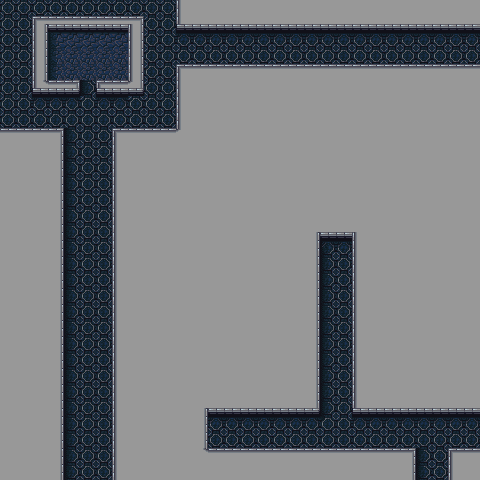

Below is a game level as drawn by its tile map, then a one-line description and the .tmx file that defines it, in full:
An orthogonal 30x30 tile map with 16x16 px tiles, 2 tile layers (Tile Layer 1, Tile Layer 2).

<map version="1.4" tiledversion="1.4.2" orientation="orthogonal" renderorder="right-down" width="30" height="30" tilewidth="16" tileheight="16" infinite="0" nextlayerid="3" nextobjectid="1">
 <tileset firstgid="1" source="Thracia_Castle.tsx" />
 <layer id="1" name="Tile Layer 1" width="30" height="30">
  <properties>
   <property name="Anims1" value="ThraciaCastleTileAnimationsID" />
   <property name="ChapterID" value="Ch1DraganaPrison" />
   <property name="Main" value="" />
   <property name="MapChangesID" value="Ch1DraganaPrisonMapChanges" />
   <property name="MapID" value="Ch1DraganaPrisonMap" />
   <property name="ObjectType" value="ThraciaCastleObjectID" />
   <property name="PaletteID" value="ThraciaCastlePaletteID" />
   <property name="TileConfig" value="ThraciaCastleMapchipConfigID" />
  </properties>
  <data encoding="csv">
943,943,943,943,943,943,943,943,943,943,943,353,354,354,354,354,354,354,354,354,354,354,354,354,354,354,354,354,354,354,
943,943,324,399,399,399,399,399,330,943,943,385,386,386,386,386,386,386,386,386,386,386,386,386,386,386,386,386,386,386,
943,943,363,974,975,975,975,975,363,943,943,911,911,911,911,911,911,911,911,911,911,911,911,911,911,911,911,911,911,911,
943,943,363,1006,1007,1007,1007,1007,363,943,943,943,943,943,943,943,943,943,943,943,943,943,943,943,943,943,943,943,943,943,
943,943,363,1006,1007,1007,1007,1007,363,943,943,321,322,322,322,322,322,322,322,322,322,322,322,322,322,322,322,322,322,322,
943,943,388,399,400,466,397,399,394,943,943,353,354,354,354,354,354,354,354,354,354,354,354,354,354,354,354,354,354,354,
943,943,911,911,911,911,911,911,943,943,943,353,354,354,354,354,354,354,354,354,354,354,354,354,354,354,354,354,354,354,
943,943,943,943,943,943,943,943,943,943,943,353,354,354,354,354,354,354,354,354,354,354,354,354,354,354,354,354,354,354,
322,322,322,323,942,943,943,321,322,322,322,365,354,354,354,354,354,354,354,354,354,354,354,354,354,354,354,354,354,354,
354,354,354,355,942,943,943,353,354,354,354,354,354,354,354,354,354,354,354,354,354,354,354,354,354,354,354,354,354,354,
354,354,354,355,942,943,943,353,354,354,354,354,354,354,354,354,354,354,354,354,354,354,354,354,354,354,354,354,354,354,
354,354,354,355,942,943,943,353,354,354,354,354,354,354,354,354,354,354,354,354,354,354,354,354,354,354,354,354,354,354,
354,354,354,355,942,943,943,353,354,354,354,354,354,354,354,354,354,354,354,354,354,354,354,354,354,354,354,354,354,354,
354,354,354,355,942,943,943,353,354,354,354,354,354,354,354,354,354,354,354,354,354,354,354,354,354,354,354,354,354,354,
354,354,354,355,942,943,943,353,354,354,354,354,354,354,354,354,354,354,354,335,386,386,333,354,354,354,354,354,354,354,
354,354,354,355,942,943,943,353,354,354,354,354,354,354,354,354,354,354,354,355,910,911,353,354,354,354,354,354,354,354,
354,354,354,355,942,943,943,353,354,354,354,354,354,354,354,354,354,354,354,355,942,943,353,354,354,354,354,354,354,354,
354,354,354,355,942,943,943,353,354,354,354,354,354,354,354,354,354,354,354,355,942,943,353,354,354,354,354,354,354,354,
354,354,354,355,942,943,943,353,354,354,354,354,354,354,354,354,354,354,354,355,942,943,353,354,354,354,354,354,354,354,
354,354,354,355,942,943,943,353,354,354,354,354,354,354,354,354,354,354,354,355,942,943,353,354,354,354,354,354,354,354,
354,354,354,355,942,943,943,353,354,354,354,354,354,354,354,354,354,354,354,355,942,943,353,354,354,354,354,354,354,354,
354,354,354,355,942,943,943,353,354,354,354,354,354,354,354,354,354,354,354,355,942,943,353,354,354,354,354,354,354,354,
354,354,354,355,942,943,943,353,354,354,354,354,354,354,354,354,354,354,354,355,942,943,353,354,354,354,354,354,354,354,
354,354,354,355,942,943,943,353,354,354,354,354,354,354,354,354,354,354,354,355,942,943,353,354,354,354,354,354,354,354,
354,354,354,355,942,943,943,353,354,354,354,354,354,354,354,354,354,354,354,355,942,943,353,354,354,354,354,354,354,354,
354,354,354,355,942,943,943,353,354,354,354,354,335,386,386,386,386,386,386,387,942,943,385,386,386,386,386,386,386,386,
354,354,354,355,942,943,943,353,354,354,354,354,355,911,911,911,911,911,911,911,912,943,911,911,911,911,911,911,911,911,
354,354,354,355,942,943,943,353,354,354,354,354,355,943,943,943,943,943,943,943,943,943,943,943,943,943,943,943,943,943,
354,354,354,355,942,943,943,353,354,354,354,354,367,322,322,322,322,322,322,322,322,322,322,322,322,323,942,943,321,322,
354,354,354,355,942,943,943,353,354,354,354,354,354,354,354,354,354,354,354,354,354,354,354,354,354,355,942,943,353,354
</data>
 </layer>
 <layer id="2" name="Tile Layer 2" width="30" height="30">
  <properties>
   <property name="Height" value="2" />
   <property name="ID" value="0" />
   <property name="Width" value="1" />
   <property name="X" value="5" />
   <property name="Y" value="5" />
  </properties>
  <data encoding="csv">
0,0,0,0,0,0,0,0,0,0,0,0,0,0,0,0,0,0,0,0,0,0,0,0,0,0,0,0,0,0,
0,0,0,0,0,0,0,0,0,0,0,0,0,0,0,0,0,0,0,0,0,0,0,0,0,0,0,0,0,0,
0,0,0,0,0,0,0,0,0,0,0,0,0,0,0,0,0,0,0,0,0,0,0,0,0,0,0,0,0,0,
0,0,0,0,0,0,0,0,0,0,0,0,0,0,0,0,0,0,0,0,0,0,0,0,0,0,0,0,0,0,
0,0,0,0,0,0,0,0,0,0,0,0,0,0,0,0,0,0,0,0,0,0,0,0,0,0,0,0,0,0,
0,0,0,0,0,942,0,0,0,0,0,0,0,0,0,0,0,0,0,0,0,0,0,0,0,0,0,0,0,0,
0,0,0,0,0,943,0,0,0,0,0,0,0,0,0,0,0,0,0,0,0,0,0,0,0,0,0,0,0,0,
0,0,0,0,0,0,0,0,0,0,0,0,0,0,0,0,0,0,0,0,0,0,0,0,0,0,0,0,0,0,
0,0,0,0,0,0,0,0,0,0,0,0,0,0,0,0,0,0,0,0,0,0,0,0,0,0,0,0,0,0,
0,0,0,0,0,0,0,0,0,0,0,0,0,0,0,0,0,0,0,0,0,0,0,0,0,0,0,0,0,0,
0,0,0,0,0,0,0,0,0,0,0,0,0,0,0,0,0,0,0,0,0,0,0,0,0,0,0,0,0,0,
0,0,0,0,0,0,0,0,0,0,0,0,0,0,0,0,0,0,0,0,0,0,0,0,0,0,0,0,0,0,
0,0,0,0,0,0,0,0,0,0,0,0,0,0,0,0,0,0,0,0,0,0,0,0,0,0,0,0,0,0,
0,0,0,0,0,0,0,0,0,0,0,0,0,0,0,0,0,0,0,0,0,0,0,0,0,0,0,0,0,0,
0,0,0,0,0,0,0,0,0,0,0,0,0,0,0,0,0,0,0,0,0,0,0,0,0,0,0,0,0,0,
0,0,0,0,0,0,0,0,0,0,0,0,0,0,0,0,0,0,0,0,0,0,0,0,0,0,0,0,0,0,
0,0,0,0,0,0,0,0,0,0,0,0,0,0,0,0,0,0,0,0,0,0,0,0,0,0,0,0,0,0,
0,0,0,0,0,0,0,0,0,0,0,0,0,0,0,0,0,0,0,0,0,0,0,0,0,0,0,0,0,0,
0,0,0,0,0,0,0,0,0,0,0,0,0,0,0,0,0,0,0,0,0,0,0,0,0,0,0,0,0,0,
0,0,0,0,0,0,0,0,0,0,0,0,0,0,0,0,0,0,0,0,0,0,0,0,0,0,0,0,0,0,
0,0,0,0,0,0,0,0,0,0,0,0,0,0,0,0,0,0,0,0,0,0,0,0,0,0,0,0,0,0,
0,0,0,0,0,0,0,0,0,0,0,0,0,0,0,0,0,0,0,0,0,0,0,0,0,0,0,0,0,0,
0,0,0,0,0,0,0,0,0,0,0,0,0,0,0,0,0,0,0,0,0,0,0,0,0,0,0,0,0,0,
0,0,0,0,0,0,0,0,0,0,0,0,0,0,0,0,0,0,0,0,0,0,0,0,0,0,0,0,0,0,
0,0,0,0,0,0,0,0,0,0,0,0,0,0,0,0,0,0,0,0,0,0,0,0,0,0,0,0,0,0,
0,0,0,0,0,0,0,0,0,0,0,0,0,0,0,0,0,0,0,0,0,0,0,0,0,0,0,0,0,0,
0,0,0,0,0,0,0,0,0,0,0,0,0,0,0,0,0,0,0,0,0,0,0,0,0,0,0,0,0,0,
0,0,0,0,0,0,0,0,0,0,0,0,0,0,0,0,0,0,0,0,0,0,0,0,0,0,0,0,0,0,
0,0,0,0,0,0,0,0,0,0,0,0,0,0,0,0,0,0,0,0,0,0,0,0,0,0,0,0,0,0,
0,0,0,0,0,0,0,0,0,0,0,0,0,0,0,0,0,0,0,0,0,0,0,0,0,0,0,0,0,0
</data>
 </layer>
</map>
